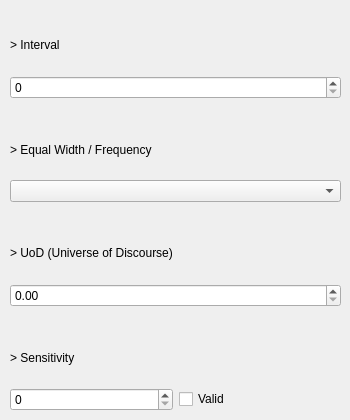
      <widget class="QWidget" name="FTS_Parameter">
       <attribute name="title">
        <string>FTS</string>
       </attribute>
       <widget class="QWidget" name="verticalLayoutWidget">
        <property name="geometry">
         <rect>
          <x>10</x>
          <y>20</y>
          <width>331</width>
          <height>391</height>
         </rect>
        </property>
        <layout class="QVBoxLayout" name="verticalLayout">
         <item>
          <widget class="QLabel" name="label_3">
           <property name="text">
            <string>&gt; Interval</string>
           </property>
          </widget>
         </item>
         <item>
          <widget class="QSpinBox" name="spinBox"/>
         </item>
         <item>
          <spacer name="horizontalSpacer">
           <property name="orientation">
            <enum>Qt::Orientation::Horizontal</enum>
           </property>
           <property name="sizeHint" stdset="0">
            <size>
             <width>40</width>
             <height>20</height>
            </size>
           </property>
          </spacer>
         </item>
         <item>
          <widget class="QLabel" name="label_4">
           <property name="text">
            <string>&gt; Equal Width / Frequency</string>
           </property>
          </widget>
         </item>
         <item>
          <widget class="QComboBox" name="comboBox_3"/>
         </item>
         <item>
          <spacer name="horizontalSpacer_2">
           <property name="orientation">
            <enum>Qt::Orientation::Horizontal</enum>
           </property>
           <property name="sizeHint" stdset="0">
            <size>
             <width>40</width>
             <height>20</height>
            </size>
           </property>
          </spacer>
         </item>
         <item>
          <widget class="QLabel" name="label_5">
           <property name="text">
            <string>&gt; UoD (Universe of Discourse)</string>
           </property>
          </widget>
         </item>
         <item>
          <widget class="QDoubleSpinBox" name="doubleSpinBox_2"/>
         </item>
         <item>
          <spacer name="horizontalSpacer_3">
           <property name="orientation">
            <enum>Qt::Orientation::Horizontal</enum>
           </property>
           <property name="sizeHint" stdset="0">
            <size>
             <width>40</width>
             <height>20</height>
            </size>
           </property>
          </spacer>
         </item>
         <item>
          <widget class="QLabel" name="label_6">
           <property name="text">
            <string>&gt; Sensitivity</string>
           </property>
          </widget>
         </item>
         <item>
          <layout class="QHBoxLayout" name="horizontalLayout">
           <item>
            <widget class="QSpinBox" name="spinBox_2"/>
           </item>
           <item>
            <widget class="QCheckBox" name="checkBox">
             <property name="text">
              <string>Valid</string>
             </property>
            </widget>
           </item>
          </layout>
         </item>
        </layout>
       </widget>
      </widget>
